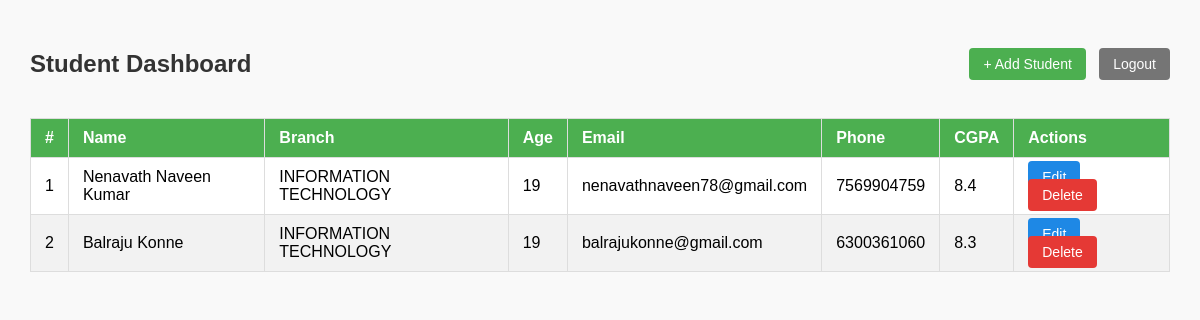
Page /dashboard (signed in) on the committed database.
### tables this page shows
CREATE TABLE students (
            id      INTEGER PRIMARY KEY AUTOINCREMENT,
            name    TEXT    NOT NULL,
            branch  TEXT    NOT NULL,
            age     INTEGER NOT NULL,
            email   TEXT    NOT NULL,
            phone   TEXT    NOT NULL,
            cgpa    REAL    NOT NULL
        );

### app.py (the view)
@app.route("/dashboard")
@login_required
def dashboard():
    conn = get_db()
    students = conn.execute("SELECT * FROM students").fetchall()
    conn.close()
    return render_template("dashboard.html", students=students)

### app.py (called while the page is built)
def get_db():
    conn = sqlite3.connect(DB)
    conn.row_factory = sqlite3.Row  # access columns by name
    return conn

def login_required(f):
    from functools import wraps
    @wraps(f)
    def wrapper(*args, **kwargs):
        if not session.get("logged_in"):
            return redirect(url_for("login"))
        return f(*args, **kwargs)
    return wrapper

### templates/dashboard.html (shortened to what this page needs)
<!DOCTYPE html>
<html>
<head>
</head>
<body>
    <div class="top-bar">
        <h2>Student Dashboard</h2>
        <div>
            <a href="/add" class="btn">+ Add Student</a>
            <a href="/logout" class="btn btn-logout">Logout</a>
        </div>
    </div>
    <table>
        <thead>
            <tr>
                <th>#</th>
                <th>Name</th>
                <th>Branch</th>
                <th>Age</th>
                <th>Email</th>
                <th>Phone</th>
                <th>CGPA</th>
                <th>Actions</th>
            </tr>
        </thead>
        <tbody>
            {% if students %}
                {% for s in students %}
                <tr>
                    <td>{{ loop.index }}</td>
                    <td>{{ s['name'] }}</td>
                    <td>{{ s['branch'] }}</td>
                    <td>{{ s['age'] }}</td>
                    <td>{{ s['email'] }}</td>
                    <td>{{ s['phone'] }}</td>
                    <td>{{ s['cgpa'] }}</td>
                    <td>
                        <a href="/update/{{ s['id'] }}" class="btn btn-blue">Edit</a>
                        <a href="/delete/{{ s['id'] }}" class="btn btn-red"
                           onclick="return confirm('Delete {{ s['name'] }}?')">Delete</a>
                    </td>
                </tr>
                {% endfor %}
            {% else %}
                <tr><td colspan="8" class="no-data">No students yet. Add one!</td></tr>
            {% endif %}
        </tbody>
    </table>
</body>
</html>

### templates/dashboard.html (style rules this page uses)
body { font-family: Arial, sans-serif; margin: 30px; background: #f9f9f9; }
h2 { color: #333; }
.top-bar { display: flex; justify-content: space-between; align-items: center; }
a.btn { padding: 8px 14px; background: #4CAF50; color: white; text-decoration: none; border-radius: 4px; font-size: 14px; }
a.btn-red { background: #e53935; }
a.btn-blue { background: #1e88e5; }
a.btn-logout { background: #757575; }
table { width: 100%; border-collapse: collapse; margin-top: 20px; background: white; }
th, td { padding: 10px 14px; border: 1px solid #ddd; text-align: left; }
th { background: #4CAF50; color: white; }
tr:nth-child(even) { background: #f2f2f2; }

### rows in the picture
students: name "Nenavath Naveen Kumar", branch "INFORMATION TECHNOLOGY", age "19", email "nenavathnaveen78@gmail.com", phone "7569904759", cgpa "8.4"
students: name "Balraju Konne", branch "INFORMATION TECHNOLOGY", age "19", email "balrajukonne@gmail.com", phone "6300361060", cgpa "8.3"
